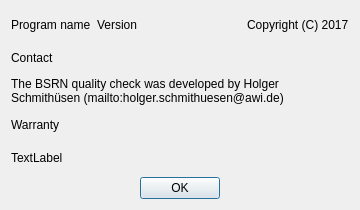
<?xml version="1.0" encoding="UTF-8"?>
<ui version="4.0">
 <class>AboutDialog</class>
 <widget class="QWidget" name="AboutDialog">
  <property name="geometry">
   <rect>
    <x>0</x>
    <y>0</y>
    <width>360</width>
    <height>210</height>
   </rect>
  </property>
  <property name="sizePolicy">
   <sizepolicy hsizetype="Preferred" vsizetype="Preferred">
    <horstretch>0</horstretch>
    <verstretch>0</verstretch>
   </sizepolicy>
  </property>
  <property name="windowTitle">
   <string>About BSRN Toolbox</string>
  </property>
  <layout class="QGridLayout" name="gridLayout">
   <item row="0" column="0">
    <layout class="QHBoxLayout" name="horizontalLayout_2">
     <item>
      <widget class="QLabel" name="ProgramName">
       <property name="text">
        <string>Program name</string>
       </property>
      </widget>
     </item>
     <item>
      <widget class="QLabel" name="Version">
       <property name="text">
        <string>Version</string>
       </property>
      </widget>
     </item>
     <item>
      <spacer name="horizontalSpacer_3">
       <property name="orientation">
        <enum>Qt::Horizontal</enum>
       </property>
       <property name="sizeHint" stdset="0">
        <size>
         <width>40</width>
         <height>20</height>
        </size>
       </property>
      </spacer>
     </item>
     <item>
      <widget class="QLabel" name="Copyright">
       <property name="text">
        <string>Copyright (C) 2017</string>
       </property>
      </widget>
     </item>
    </layout>
   </item>
   <item row="1" column="0">
    <widget class="QLabel" name="Contact">
     <property name="text">
      <string>Contact</string>
     </property>
    </widget>
   </item>
   <item row="5" column="0">
    <widget class="QDialogButtonBox" name="buttonBox">
     <property name="standardButtons">
      <set>QDialogButtonBox::Ok</set>
     </property>
     <property name="centerButtons">
      <bool>true</bool>
     </property>
    </widget>
   </item>
   <item row="3" column="0">
    <widget class="QLabel" name="Warranty">
     <property name="sizePolicy">
      <sizepolicy hsizetype="Preferred" vsizetype="Preferred">
       <horstretch>0</horstretch>
       <verstretch>0</verstretch>
      </sizepolicy>
     </property>
     <property name="text">
      <string>Warranty</string>
     </property>
     <property name="wordWrap">
      <bool>true</bool>
     </property>
    </widget>
   </item>
   <item row="4" column="0">
    <layout class="QHBoxLayout" name="horizontalLayout_3">
     <item>
      <widget class="QLabel" name="newVersion">
       <property name="text">
        <string>TextLabel</string>
       </property>
       <property name="openExternalLinks">
        <bool>true</bool>
       </property>
      </widget>
     </item>
     <item>
      <spacer name="horizontalSpacer_4">
       <property name="orientation">
        <enum>Qt::Horizontal</enum>
       </property>
       <property name="sizeHint" stdset="0">
        <size>
         <width>40</width>
         <height>20</height>
        </size>
       </property>
      </spacer>
     </item>
    </layout>
   </item>
   <item row="2" column="0">
    <widget class="QLabel" name="label">
     <property name="text">
      <string>The BSRN quality check was developed by Holger Schmithüsen (mailto:holger.schmithuesen@awi.de)</string>
     </property>
     <property name="wordWrap">
      <bool>true</bool>
     </property>
    </widget>
   </item>
  </layout>
 </widget>
 <resources/>
 <connections/>
</ui>
